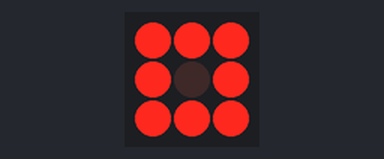
The sketch below on a simulated Arduino Uno, built with avr-gcc and run on an emulated ATmega328P. Parts: 3×3 LED matrix. Wiring (inferred from the names in the program): LED matrix (orientation assumed): rows pin 8, pin 9, pin 10; columns pin 11, pin 12, pin 13.

Above: at 0.1 s.
At 1.1 s:
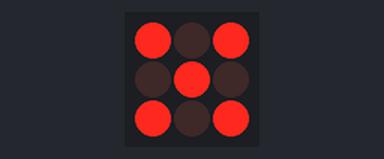

The sketch:

multiplexing.ino
```cpp
class MultiPlexer {
    int commonPins[3];
    int controlPins[3];

    bool displaying[9];

   public:
    MultiPlexer(int *commonPins, int *controlPins) {
        for (int i=0; i<3; i++) {
            this->commonPins[i] = commonPins[i];
            pinMode(commonPins[i], OUTPUT);
            digitalWrite(commonPins[i], LOW);
        }
        for (int i=0; i<3; i++) {
            this->controlPins[i] = controlPins[i];
            pinMode(controlPins[i], OUTPUT);
            digitalWrite(controlPins[i], HIGH);
        }
        for (int i=0; i<9; i++) {
            this->displaying[i] = false;
        }
    }

    void setDisplay(bool *display) {
        for (int i=0; i<9; i++) {
            this->displaying[i] = display[i];
        }
    }

    void display(int delayTime = 5) {
        for (int common = 0; common < 3; common++) {
            for (int control = 0; control < 3; control++) {
                digitalWrite(this->controlPins[control], !this->displaying[common * 3 + control]);
            }
            digitalWrite(this->commonPins[common], HIGH);
            delay(delayTime);
            digitalWrite(this->commonPins[common], LOW);
        }
    }
};


const int commonPins[3] = {8, 9, 10};
const int controlPins[3] = {11, 12, 13};

MultiPlexer matrix(commonPins, controlPins);

bool x[9] = {true, false, true, false, true, false, true, false, true};
bool o[9] = {true, true, true, true, false, true, true, true, true};

void setup() {
}

void loop() {
    if ((millis() / 1000) % 2) {
        matrix.setDisplay(x);
    } else {
        matrix.setDisplay(o);
    }
    matrix.display();
}
```

Measured:
- what the display in image 0 shows lasts 1.1 s, from 0.0 s to 1.1 s
